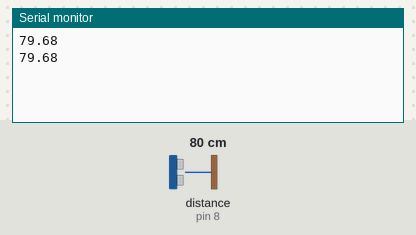
The sketch below on a simulated Arduino Uno, built with avr-gcc and run on an emulated ATmega328P. On the bench: the last lines printed to the serial monitor. Wiring (inferred from the names in the program): ultrasonic range finder: trigger pin 9; echo pin 8. Inputs (shaded band) come from the test bench; at power-on: distance to the obstacle (sensor on pin 8) 80 cm. The echo pulse lasts 58.3 µs per cm.

Above: at 2.8 s.
2.9 s: distance to the obstacle (sensor on pin 8) set to 4 cm
At 3.8 s:
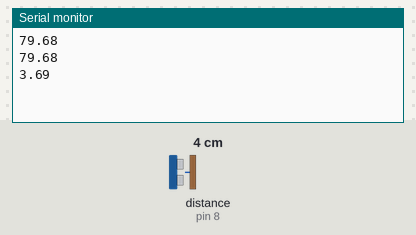
4.4 s: distance to the obstacle (sensor on pin 8) set to 2 cm
At 6.6 s:
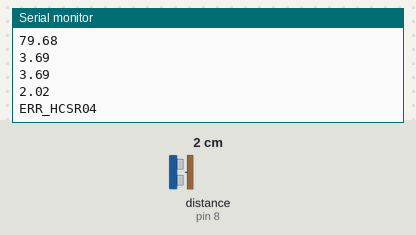
Timing chart, 0 to 8.1 s (numbered marks = the images above; inputs shaded):
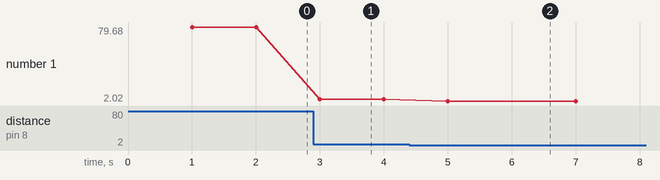

The sketch:

distancia_hcsr04.ino
```cpp
// Placa fisica: Arduino Uno + HC-SR04. TRIG en D9 y ECHO en D8. No requiere bibliotecas.
const uint8_t PIN_TRIG = 9;
const uint8_t PIN_ECHO = 8;
const unsigned long INTERVALO_MS = 1000UL;
// Eco maximo esperado: unos 4 m de ida y vuelta (~23 ms). Si tarda mas, no hubo eco.
const unsigned long ESPERA_ECO_US = 30000UL;
const float DISTANCIA_MIN_CM = 2.0;
const float DISTANCIA_MAX_CM = 400.0;
unsigned long ultimaLectura = 0;

void setup() {
  Serial.begin(9600);
  pinMode(PIN_TRIG, OUTPUT);
  pinMode(PIN_ECHO, INPUT);
  digitalWrite(PIN_TRIG, LOW);
}

void loop() {
  const unsigned long ahora = millis();
  if (ahora - ultimaLectura < INTERVALO_MS) return;
  ultimaLectura = ahora;

  // Pulso de disparo de 10 us; el sensor responde con un pulso de duracion proporcional a la distancia.
  digitalWrite(PIN_TRIG, LOW);
  delayMicroseconds(2);
  digitalWrite(PIN_TRIG, HIGH);
  delayMicroseconds(10);
  digitalWrite(PIN_TRIG, LOW);

  const unsigned long duracion = pulseIn(PIN_ECHO, HIGH, ESPERA_ECO_US);
  // Sonido a ~343 m/s = 0.0343 cm/us; se divide entre 2 por la ida y vuelta.
  const float distancia = duracion * 0.0343 / 2.0;
  if (duracion == 0 || distancia < DISTANCIA_MIN_CM || distancia > DISTANCIA_MAX_CM) {
    Serial.println("ERR_HCSR04");
    return;
  }
  // Solo el numero, en centimetros; Python lo publica en MQTT.
  Serial.println(distancia, 2);
}
```

Measured:
- the behaviour switches between 3 and 2 cm on distance to the obstacle (sensor on pin 8) (found by bisection; images 1 and 2)
- after the input at 2.9 s, the serial monitor: prints a new line after 0.10 s (image 1)
- after the input at 4.4 s, the serial monitor: prints a new line after 0.60 s (image 2)
- plotted number 1: 79.68 → 3.69 after the input at 2.9 s, 3.69 → 2.02 after the input at 4.4 s
